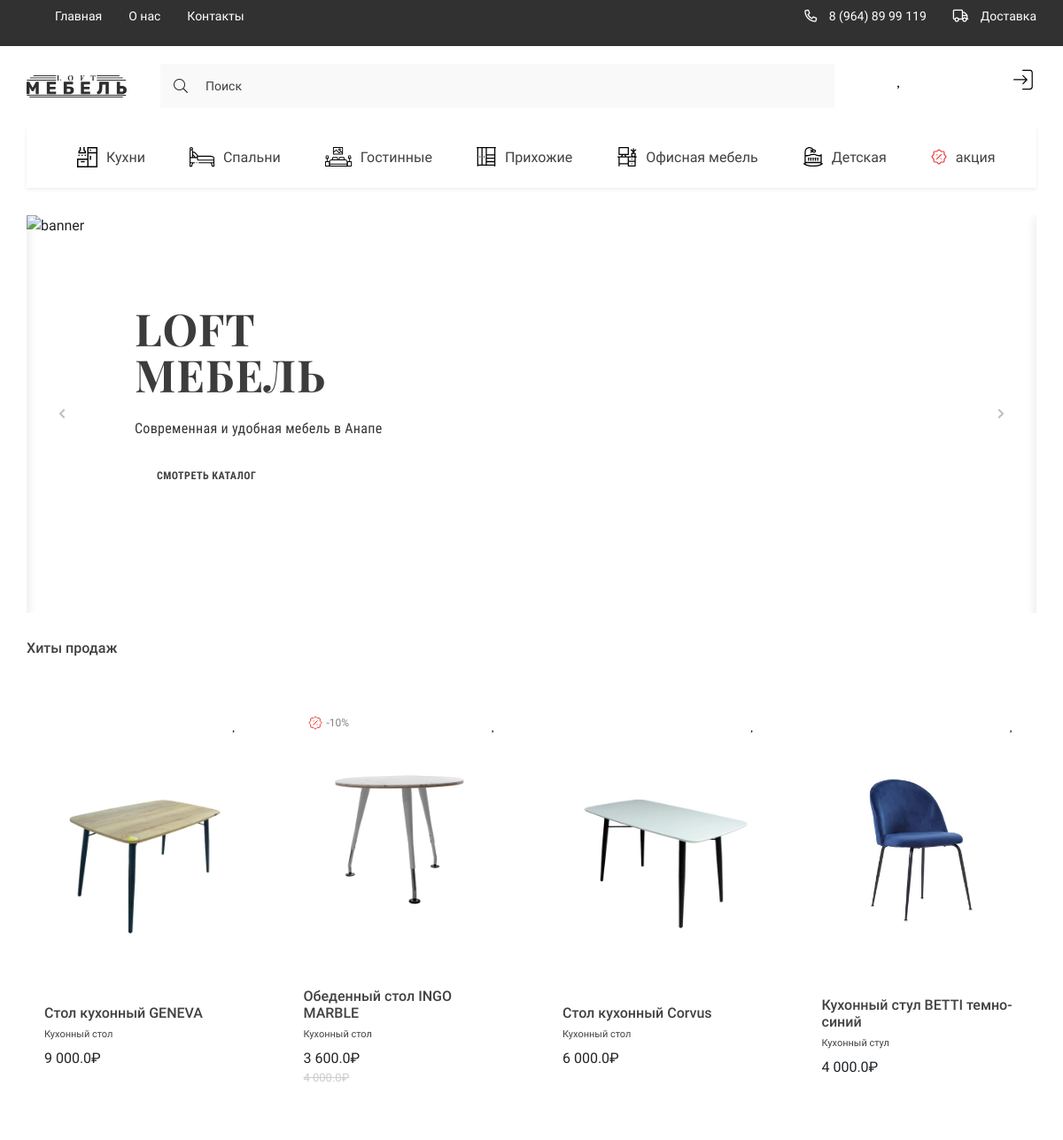
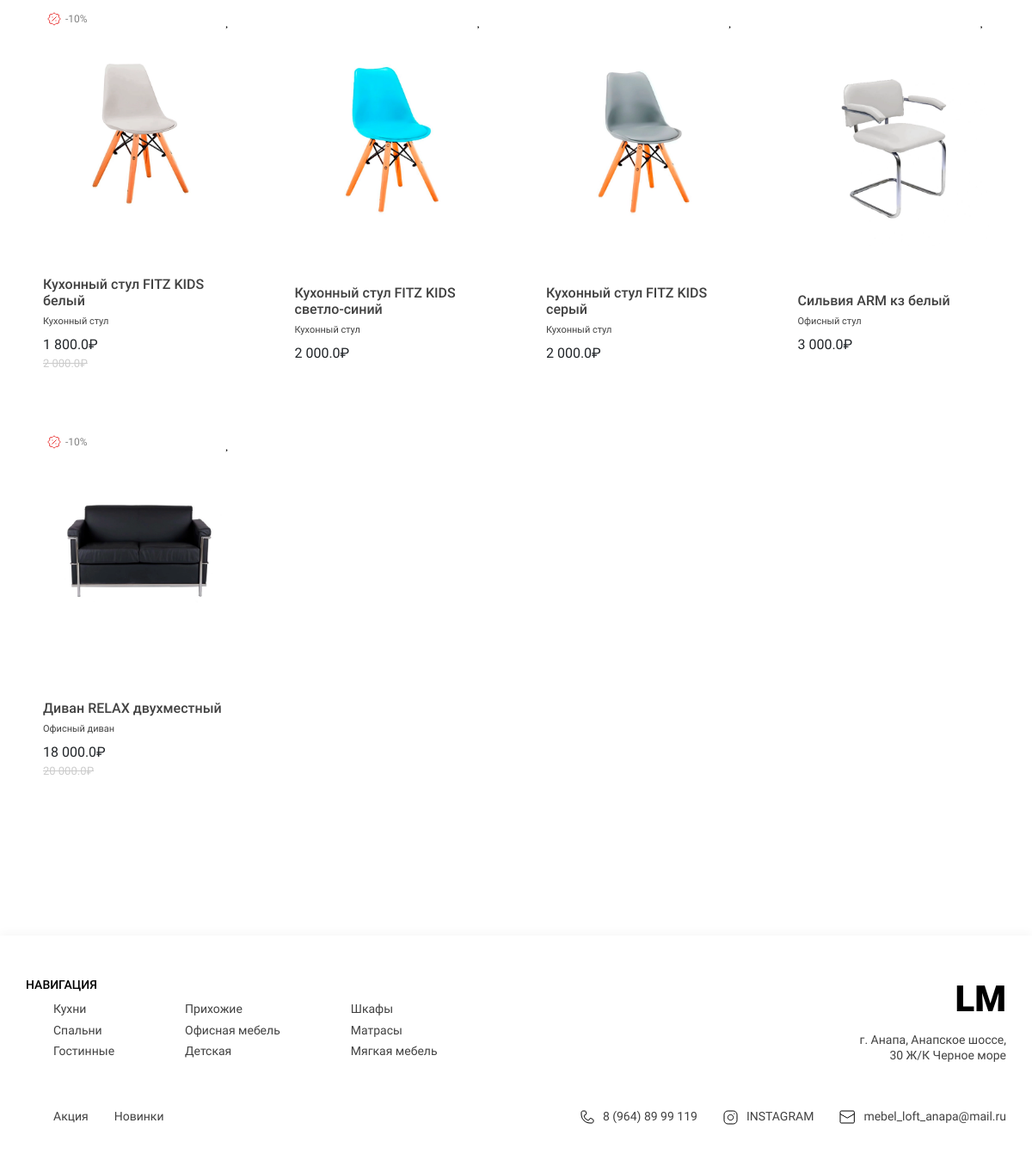
The page / on the database its author committed (2 pictures, top to bottom).
### loft/models.py (models this page shows, shortened)
class Category(models.Model):
    title = models.CharField(max_length=150, verbose_name='Название категории')
    icon = models.ImageField(upload_to='icons/', null=True, blank=True, verbose_name='Иконка категории')
    slug = models.SlugField(unique=True, null=True, verbose_name='Слаг категории')
    parent = models.ForeignKey('self', on_delete=models.CASCADE, null=True, blank=True,
                               related_name='subcategories',
                               verbose_name='Категория')
    def get_absolute_url(self):
        return reverse('category', kwargs={'slug': self.slug})
    def get_icon(self):
        if self.icon:
            return self.icon.url
        else:
            return '😁'
    def __str__(self):
        return self.title
    class Meta:
        verbose_name = 'Категорию'
        verbose_name_plural = 'Категории'

class Product(models.Model):
    title = models.CharField(max_length=250, verbose_name='Название товара')
    description = models.TextField(verbose_name='Описание товара')
    price = models.FloatField(verbose_name='Цена товара')
    quantity = models.IntegerField(default=0, verbose_name='Количество')
    color_name = models.CharField(max_length=100, verbose_name='Название цвета')
    color_code = models.CharField(max_length=10, verbose_name='Код цвета', default='#ffffff')
    width = models.CharField(max_length=10, verbose_name='Ширина')
    depth = models.CharField(max_length=10, verbose_name='Глубина')
    height = models.CharField(max_length=10, verbose_name='Высота')
    discount = models.IntegerField(verbose_name='Скидка', null=True, blank=True)
    category = models.ForeignKey(Category, on_delete=models.CASCADE,
                                 related_name='products', verbose_name='Категория')
    model = models.ForeignKey('ProductModel', on_delete=models.CASCADE, blank=True, null=True, verbose_name='Модель')
    slug = models.SlugField(unique=True, null=True, verbose_name='Слаг категории')
    created_at = models.DateTimeField(auto_now_add=True, null=True, blank=True, verbose_name='Дата добавления')
    updated_at = models.DateTimeField(auto_now=True, null=True, blank=True, verbose_name='Дата изменения')
    def get_absolute_url(self):
        return reverse('product', kwargs={'slug': self.slug})
    def get_first_photo(self):
        if self.images:
            return self.images.first().image.url
        else:
            return '-'
    class Meta:
        verbose_name = 'Товар'
        verbose_name_plural = 'Товары'

class ImageProduct(models.Model):
    image = models.ImageField(upload_to='images/', verbose_name='Фото товара')
    product = models.ForeignKey(Product, on_delete=models.CASCADE,
                                related_name='images', verbose_name='Товар')
    class Meta:
        verbose_name = 'Фото товара'
        verbose_name_plural = 'Фото товаров'

### loft/views.py (the view)
# urls.py: path('', ProductListView.as_view(), name='main'),
class ProductListView(ListView):
    model = Product
    context_object_name = 'categories'
    template_name = 'loft/index.html'
    extra_context = {'title': 'LOFT МЕБЕЛЬ'}
    def get_queryset(self):
        categories = Category.objects.filter(parent=None)
        return categories

### loft/templatetags/loft_tags.py (called while the page is built)
@register.simple_tag()
def get_categories():  # Функция для получения Категорий у которых нет родителей
    return Category.objects.filter(parent=None)

@register.simple_tag()
def get_normal_price(price):
    return f'{price:_}'.replace('_', ' ')

@register.simple_tag()
def get_discount_price(price, discount):
    procent = (price * discount) / 100
    price = price - procent
    return f'{price:_}'.replace('_', ' ')

### loft/templates/loft/index.html (shortened to what this page needs)
{% extends 'base.html' %}
{% block main %}
<main class="main">
            <div class="container">
                <section class="products">
                    <h2 class="products__title">Хиты продаж</h2>
                    <div class="products__content">
                        {% for category in categories %}
                            {% for sub_category in category.subcategories.all %}
                                {% for product in sub_category.products.all %}
                                    {% include 'loft/components/_card.html' %}
                                {% endfor %}
                            {% endfor %}
                        {% endfor %}
                    </div>
                </section>
            </div>
        </main>
{% endblock main %}

### templates/components_base/_header_categories.html
{% load loft_tags %}
{% load static %}
<ul class="header__list _categories">
    {% get_categories as categories %}
    {% for category in categories %}
    <li>
        <a href="{{ category.get_absolute_url }}" class="header__list-links">
            <span class="header__list-img">
                <img src="{{ category.get_icon }}" alt="icons">
            </span>
            {{ category.title }}
        </a>
    </li>
    {% endfor %}
    <li>
        <a href="{% url 'sales' %}" class="header__list-links">
            <img src="{% static 'loft/assets/icons/nav_menu/Vector.svg' %}" alt="icons"> акция
        </a>
    </li>
</ul>

### loft/templates/loft/components/_card.html (shortened to what this page needs)
{% load static %}
{% load loft_tags %}
{% if request.user.is_authenticated %}
{% get_favorites request.user as favorites %}
{% endif %}
<div class="products__item">
    <a href="{% url 'add_favorite' product.slug %}" class="products__item-heart {% if product in favorites %}active{% endif %}">
    </a>
    {%  if product.discount %}
    <div class="card_discount">
        <img src="{% static 'loft/assets/icons/nav_menu/Vector.svg' %}" alt="">
        <span>-{{ product.discount }}%</span>
    </div>
    {% endif %}
    <a href="{{ product.get_absolute_url }}"> <img src="{{ product.get_first_photo }}" alt=""
                                   class="products__item-img"></a>
    <div class="products__item-text">
        <h3 class="products__item-title">{{ product.title }}</h3>
        <div class="products__item-desrc">{{ product.category }}</div>
        {% if product.discount %}
        <div class="products__item-price">{% get_discount_price product.price product.discount %}₽</div>
        <div class="products__item-price old_price_card">{% get_normal_price product.price %}₽</div>
        {% else %}
        <div class="products__item-price">{% get_normal_price product.price %}₽</div>
        {% endif %}
    </div>
</div>

### loft/static/loft/style/style.css (style rules this page uses)
:root { --containerWidth: 1140px; --primaryColor: #414141; --primaryFont: 'Roboto'; --mainColor: #245462; }
* { padding: 0; margin: 0; box-sizing: border-box; text-decoration: none !important; list-style: none !important; font-family: var(--primaryFont); }
.container { width: 100%; max-width: calc(var(--containerWidth) + 30px); margin: 0 auto; padding: 0 15px; }
.nav__content-bars, ._categories, .nav__list-links>img, .nav__bars-open, ._truck { display: none; }
.header__list { display: flex; justify-content: space-between; align-items: center; }
.header__list._categories { justify-content: flex-start; width: 100%; overflow-x: scroll; background: #FFFFFF; box-shadow: 0px 2px 4px rgba(0, 0, 0, 0.07); margin-bottom: 30px; }
.header__list-links { padding: 24px 25px; display: flex; justify-content: center; align-items: center; height: 70px; transition: background .3s linear, color .3s linear; width: max-content; font-family: 'Roboto'; font-size: 16px; line-height: 19px; color: #414141; }
.header__list-links img { margin-right: 10px; min-width: 18px; transition: filter .3s linear; }
.main { width: 100%; flex-grow: 1; padding-bottom: 150px; }
.products { width: 100%; display: flex; flex-direction: column; margin-top: 30px; }
.products__title { font-size: 16px; line-height: 19px; color: #414141; margin-bottom: 35px; }
.products__content { width: 100%; display: grid; grid-template-columns: repeat(4, minmax(137.67px, 263px)); column-gap: 30px; row-gap: 10px; }
.products__item { display: flex; justify-content: center; flex-direction: column; align-items: center; padding: 53px 20px 32px; transition: transform .3s linear; position: relative; }
.products__item-text { width: 100%; margin-top: 54px; }
.products__item-title { font-weight: 500; font-size: 16px; line-height: 19px; color: #414141; }
.products__item-desrc { font-size: 11px; line-height: 13px; color: #414141; margin: 6px 0 9px; }
.products__item-heart { position: absolute; top: 21px; right: 15px; display: flex; padding: 10px; }
.products__item-heart::before { content: '\f004'; font-family: 'heart'; color: #000; }
.products__item-img { width: 100%; }

### loft/static/loft/style/new.css (style rules this page uses)
.card_discount { display: flex; gap: 5px; position: absolute; top: 21px; left: 15px; color: grey; font-size: 12px; padding: 10px; }
.old_price_card { text-decoration-line: line-through !important; color: #CCCCCC; font-size:13px; }

### rows shown on the page
Category: get_icon (picture), title "Кухни"
Category: get_icon (picture), title "Спальни"
Category: get_icon (picture), title "Гостинные"
Category: get_icon (picture), title "Прихожие"
Category: get_icon (picture), title "Офисная мебель"
Category: get_icon (picture), title "Детская"
Product: get_first_photo (picture), title "Стол кухонный GENEVA", category "Кухонный стол", price "9 000.0"
Product: discount "10", get_first_photo (picture), title "Обеденный стол INGO MARBLE", category "Кухонный стол", price+discount "3 600.0", price "4 000.0"
Product: get_first_photo (picture), title "Стол кухонный Corvus", category "Кухонный стол", price "6 000.0"
Product: get_first_photo (picture), title "Кухонный стул BETTI темно-синий", category "Кухонный стул", price "4 000.0"
Product: discount "10", get_first_photo (picture), title "Кухонный стул FITZ KIDS белый", category "Кухонный стул", price+discount "1 800.0", price "2 000.0"
Product: get_first_photo (picture), title "Кухонный стул FITZ KIDS светло-синий", category "Кухонный стул", price "2 000.0"
Product: get_first_photo (picture), title "Кухонный стул FITZ KIDS серый", category "Кухонный стул", price "2 000.0"
Product: get_first_photo (picture), title "Сильвия ARM кз белый", category "Офисный стул", price "3 000.0"
Product: discount "10", get_first_photo (picture), title "Диван RELAX двухместный", category "Офисный диван", price+discount "18 000.0", price "20 000.0"
